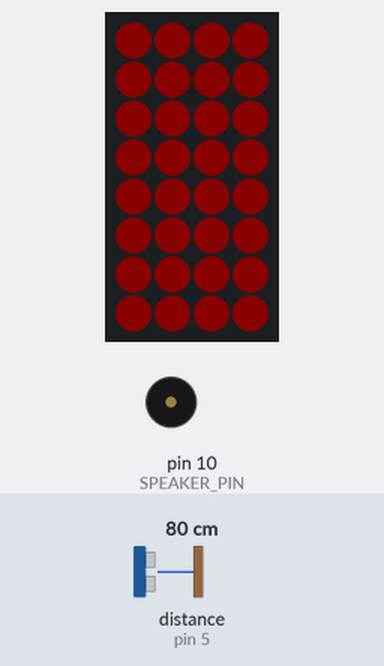
Recording of a sketch running on a simulated Arduino Uno, built with avr-gcc and run on an emulated ATmega328P. Parts: 4×8 RGB LED matrix (first LED top left, wired row by row), buzzer (waves = sounding). Wiring (inferred from the names in the program): range finder with pulse-width output: data pin 5. The inputs (shaded band) are chosen by the test bench; at power-on: distance to the obstacle (sensor on pin 5) 80 cm. The echo pulse lasts 58.3 µs per cm; dim RGB values are drawn brighter than linear; random numbers use the default seed unless the sketch sets one.

Above: at 0.8 s.
At 6.1 s:
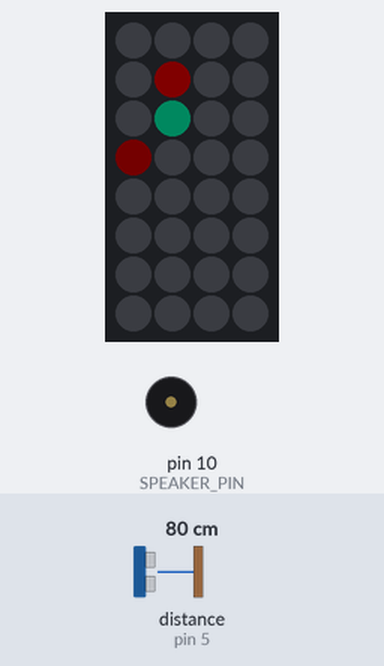
6.2 s: distance to the obstacle (sensor on pin 5) set to 120 cm
At 6.6 s:
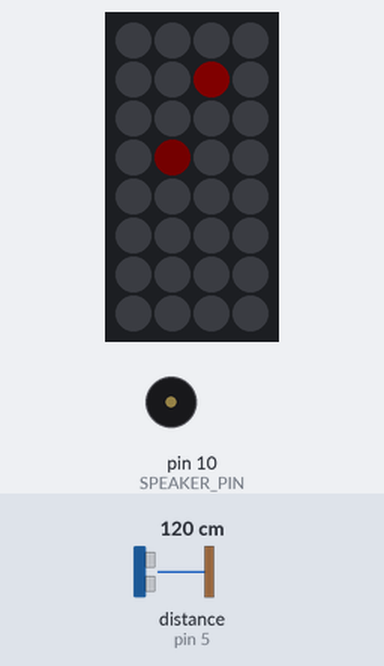
At 7.8 s:
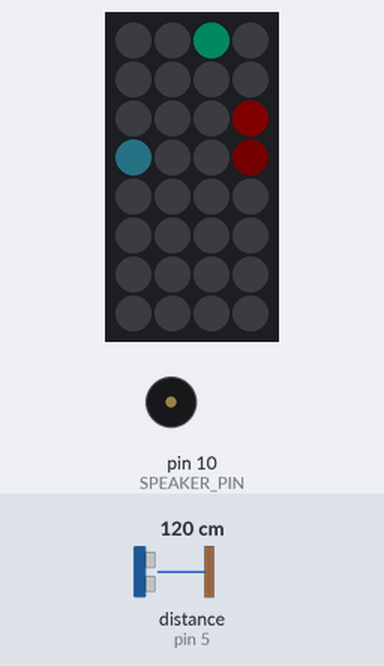
9.2 s: distance to the obstacle (sensor on pin 5) set to 97 cm
12.2 s: distance to the obstacle (sensor on pin 5) set to 88 cm
Timing chart, 0 to 15.2 s (numbered marks = the images above; inputs shaded):
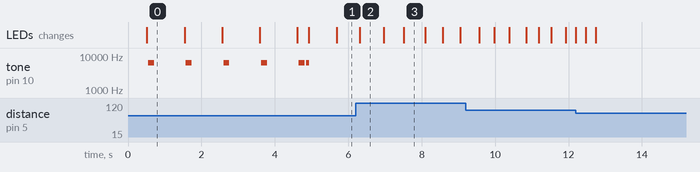

Measured:
- what the display in image 0 shows lasts 1.0 s, from 0.5 s to 1.5 s
- what the display in image 2 shows lasts 0.7 s, from 6.3 s to 7.0 s
- what the display in image 3 shows lasts 0.6 s, from 7.5 s to 8.1 s

The sketch:

awesome_detector.ino
```cpp
//Comment out to make the program silent
#define AUDIO

//Remove comment to get debug information to Serial
//#define DEBUG

#include <Adafruit_GFX.h>
#include <Adafruit_NeoMatrix.h>
#include <Adafruit_NeoPixel.h>
#ifndef PSTR
 #define PSTR // Make Arduino Due happy
#endif
#include <Timer.h>

#define MATRIX_PIN 6
#define SONAR_PIN 5
#define SPEAKER_PIN 10
#define LRS_TRANSITION 10
#define SRS_TRANSITION 10
#define AD_TRANSITION 15

enum State {
  LONG_RANGE_SCAN,
  SHORT_RANGE_SCAN,
  AWESOME_DETECTED,
  CLEAR
};

Adafruit_NeoMatrix matrix = Adafruit_NeoMatrix(4, 8, MATRIX_PIN,
  NEO_MATRIX_BOTTOM     + NEO_MATRIX_LEFT +
  NEO_MATRIX_COLUMNS + NEO_MATRIX_PROGRESSIVE,
  NEO_GRB            + NEO_KHZ800);


uint16_t w    = matrix.width();
uint16_t h    = matrix.height();
State current_state;
boolean detect;
uint16_t range;
Timer t;
uint8_t scan_event;
int16_t upgrade_transition_count;
int16_t downgrade_transition_count;
uint16_t state_delay;
//holds the "walkers" for the long range scanner.
int16_t lrs_walkers[SRS_TRANSITION-1][6];


void setup() {
#ifdef DEBUG
  Serial.begin(9600);
#endif
  randomSeed(analogRead(0)-analogRead(1)+analogRead(2)-analogRead(3)+analogRead(4));
  pinMode(SONAR_PIN,INPUT);
  pinMode(SPEAKER_PIN,OUTPUT);
  matrix.begin();
  matrix.setBrightness(10);
  matrix.setTextWrap(false);
  matrix.setTextColor(matrix.Color(255,0,0));
  delay(500); //allow sonar to calibrate and get first reading
  for (uint16_t i; i<SRS_TRANSITION-1;i++) {
    lrs_walkers[i][0]=random(w);
    lrs_walkers[i][1]=random(h);
    lrs_walkers[i][2]=random(8);
    lrs_walkers[i][3]=random(1,255);
    lrs_walkers[i][4]=random(1,255);
    lrs_walkers[i][5]=random(1,255);
  }
  startLongRangeScan();
}

void loop() {
  switch (current_state) {
    case LONG_RANGE_SCAN:
        if (detect) {
            if (range>90) {
              upgrade_transition_count=0;
            } else if (range>60) {
              upgrade_transition_count--;
              upgrade_transition_count=max(0,upgrade_transition_count);
            } else if (range>36) {
              upgrade_transition_count++;
            } else if (range>12) {
              upgrade_transition_count+=2;
            }
            if (range>12) {
#ifdef DEBUG
              Serial.print("Range: ");Serial.println(range);
              Serial.print("upgrade_transition_count: ");Serial.println(upgrade_transition_count);
#endif
            }
            detect=false;
         }
         if (upgrade_transition_count >= SRS_TRANSITION) {
            startShortRangeScan();
         }
        //move walkers
        matrix.fillScreen(0);
        for (uint16_t i=0;i<=upgrade_transition_count;i++){
          matrix.drawPixel(lrs_walkers[i][0],
                           lrs_walkers[i][1],
                           matrix.Color(
                           lrs_walkers[i][3],
                           lrs_walkers[i][4],
                           lrs_walkers[i][5]));
          moveWalker(i);
        }
        matrix.show();
        state_delay=750-(700/SRS_TRANSITION)*upgrade_transition_count;
        delay(state_delay);
        break;

    case SHORT_RANGE_SCAN:
        if (detect) {
            if (range>40) {
              downgrade_transition_count++;
              upgrade_transition_count=0;
            } else if (range>30) {
              upgrade_transition_count--;
              upgrade_transition_count=max(0,upgrade_transition_count);
            } else if (range>20) {
              downgrade_transition_count--;
              downgrade_transition_count=max(0,downgrade_transition_count);
              upgrade_transition_count++;
            } else if (range>12) {
              downgrade_transition_count-=2;
              downgrade_transition_count=max(0,downgrade_transition_count);
              upgrade_transition_count++;
            }
            if (range>12) {
#ifdef DEBUG
              Serial.print("Range: ");Serial.println(range);
              Serial.print("downgrade_transition_count: ");Serial.println(downgrade_transition_count);
              Serial.print("upgrade_transition_count: ");Serial.println(upgrade_transition_count);
#endif
            }
            detect=false;
         }
        if (downgrade_transition_count >= LRS_TRANSITION) {
            startLongRangeScan();
        }
        if (upgrade_transition_count >= AD_TRANSITION) {
            AwesomeDetected();
        }
        matrix.drawPixel(random(w),random(h),matrix.Color(random(255), random(255), random(255)));
        matrix.drawPixel(random(w),random(h),matrix.Color(random(255), random(255), random(255)));
        matrix.show();
        state_delay=250-(240/AD_TRANSITION)*upgrade_transition_count;
        delay(state_delay);
      break;

    case AWESOME_DETECTED:
      matrix.fillScreen(0);
      matrix.setTextColor(matrix.Color(random(255), random(255), random(255)));
      matrix.setCursor(random(4)-2, 0);
      matrix.print(F("!"));
      matrix.show();
#ifdef AUDIO
      playTone(random(75,300),random(5,25));
#endif
      delay(100);
      break;

    case CLEAR:
      break;
  }

  t.update();
}

void startLongRangeScan() {
#ifdef DEBUG
  Serial.println("Switching to long range scanner...");
#endif
  t.stop(scan_event);
  detect=false;
  matrix.fillScreen(0);
  matrix.show();
  current_state=LONG_RANGE_SCAN;
  upgrade_transition_count=0;
  scan_event=t.every(1000,getRange);
  Countdown();
}

void startShortRangeScan() {
#ifdef DEBUG
  Serial.println("Switching to short range scanner...");
#endif
  t.stop(scan_event);
  detect=false;
  current_state=SHORT_RANGE_SCAN;
  downgrade_transition_count=0;
  upgrade_transition_count=0;
  scan_event=t.every(250,getRange);
  matrix.fillScreen(0);
  for (int i=255;i>=0;i--) {
    matrix.drawRect(0,0,w,h,matrix.Color(i,i,i));
    matrix.show();
  #ifdef AUDIO
    playTone(255-(i/2)-25,1);
  #endif
  }
}

void AwesomeDetected() {
#ifdef DEBUG
  Serial.println("Awesome detected!");
#endif
  t.stop(scan_event);
  detect=false;
  matrix.fillScreen(0);
  matrix.show();
  current_state=AWESOME_DETECTED;
  WipeOut(matrix.Color(0,255,0),100);
  WipeOut(0,100);
  delay(100);
  scan_event=t.after(5000L,Clear);
}

void Clear() {
#ifdef DEBUG
  Serial.println("Clear...");
#endif
  detect=false;
  WipeOut(matrix.Color(random(255),random(255),random(255)),100);
  WipeOut(matrix.Color(random(255),random(255),random(255)),75);
  WipeOut(0,50);
  current_state=CLEAR;
  delay(15000);
  startLongRangeScan();
//  scan_event=t.after(15000L,startLongRangeScan);
}

void getRange() {
    range=pulseIn(SONAR_PIN, HIGH)/147;
    detect=true;
}

void playTone(int tone, int duration) {
  for (long i = 0; i < duration * 1000L; i += tone * 2) {
    digitalWrite(SPEAKER_PIN, HIGH);
    delayMicroseconds(tone);
    digitalWrite(SPEAKER_PIN, LOW);
    delayMicroseconds(tone);
  }
}

void moveWalker(uint16_t walker) {
  int16_t cx,cy;
#ifdef DEBUG
  Serial.print("++moveWalker pre: ");Serial.print(walker);Serial.print(" ");
  Serial.print(lrs_walkers[walker][0]);Serial.print(" ");  Serial.print(" ");Serial.print(lrs_walkers[walker][1]);Serial.print(" ");
  Serial.print(" ");Serial.print(lrs_walkers[walker][2]);Serial.print(" ");
  Serial.print(" ");Serial.print(lrs_walkers[walker][3]);Serial.print(" ");
  Serial.print(" ");Serial.print(lrs_walkers[walker][4]);Serial.print(" ");
  Serial.print(" ");Serial.print(lrs_walkers[walker][5]);Serial.println(" ");
#endif
  switch(lrs_walkers[walker][2]) {
    case 0: //up, left
            cy=lrs_walkers[walker][1]-1;
            cx=lrs_walkers[walker][0]-1;
            break;
    case 1: //up
            cy=lrs_walkers[walker][1]-1;
            cx=lrs_walkers[walker][0];
            break;
    case 2: //up, right
            cy=lrs_walkers[walker][1]-1;
            cx=lrs_walkers[walker][0]+1;
            break;
    case 3: //right
            cy=lrs_walkers[walker][1];
            cx=lrs_walkers[walker][0]+1;
            break;
    case 4: //down, right
            cy=lrs_walkers[walker][1]+1;
            cx=lrs_walkers[walker][0]+1;
            break;
    case 5: //down
            cy=lrs_walkers[walker][1]+1;
            cx=lrs_walkers[walker][0];
            break;
    case 6: //down, left
            cy=lrs_walkers[walker][1]+1;
            cx=lrs_walkers[walker][0]-1;
            break;
    case 7: //left
            cy=lrs_walkers[walker][1];
            cx=lrs_walkers[walker][0]-1;
            break;
  }
  if (cx<0 || cx >= w || cy<0 || cy >= h) { //collision! Try a different direction.
    lrs_walkers[walker][2]=random(8);
#ifdef DEBUG
  Serial.print("++moveWalker collision: ");Serial.print(walker);Serial.print(" ");
  Serial.print(lrs_walkers[walker][0]);Serial.print(" ");  Serial.print(" ");Serial.print(lrs_walkers[walker][1]);Serial.print(" ");
  Serial.print(" ");Serial.print(lrs_walkers[walker][2]);Serial.print(" ");
  Serial.print(" ");Serial.print(lrs_walkers[walker][3]);Serial.print(" ");
  Serial.print(" ");Serial.print(lrs_walkers[walker][4]);Serial.print(" ");
  Serial.print(" ");Serial.print(lrs_walkers[walker][5]);Serial.println(" ");
#endif
    moveWalker(walker);
  } else { //OK
    lrs_walkers[walker][0]=cx;
    lrs_walkers[walker][1]=cy;
  }
#ifdef DEBUG
  Serial.print("++moveWalker post: ");Serial.print(walker);Serial.print(" ");
  Serial.print(lrs_walkers[walker][0]);Serial.print(" ");  Serial.print(" ");Serial.print(lrs_walkers[walker][1]);Serial.print(" ");
  Serial.print(" ");Serial.print(lrs_walkers[walker][2]);Serial.print(" ");
  Serial.print(" ");Serial.print(lrs_walkers[walker][3]);Serial.print(" ");
  Serial.print(" ");Serial.print(lrs_walkers[walker][4]);Serial.print(" ");
  Serial.print(" ");Serial.print(lrs_walkers[walker][5]);Serial.println(" ");
#endif
}

void Countdown() {
      matrix.fillScreen(matrix.Color(255,0,0));
      matrix.show();
      for (int i=0;i<h;i+=2) {
  #ifdef AUDIO
        playTone(75,150);
        delay(850);
  #else
        delay(1000);
  #endif
        matrix.drawRect(0,i,w,2,0);
        matrix.show();
      }
  #ifdef AUDIO
      for (int i=1;i<=3;i++) {
        playTone(75,50);
        delay(50);
      }
  #endif
}

void WipeOut(uint16_t color,int drag) {
      for (int i=1;i<=h/2;i++) {
        matrix.fillRect((i<3)?((w/2)-1):(0),(h/2)-i,(i<3)?(2):(w),i*2,color);
        matrix.show();
  #ifdef AUDIO
        playTone(175-(20*i),drag);
  #else
        delay(drag);
  #endif
      }
}
```
